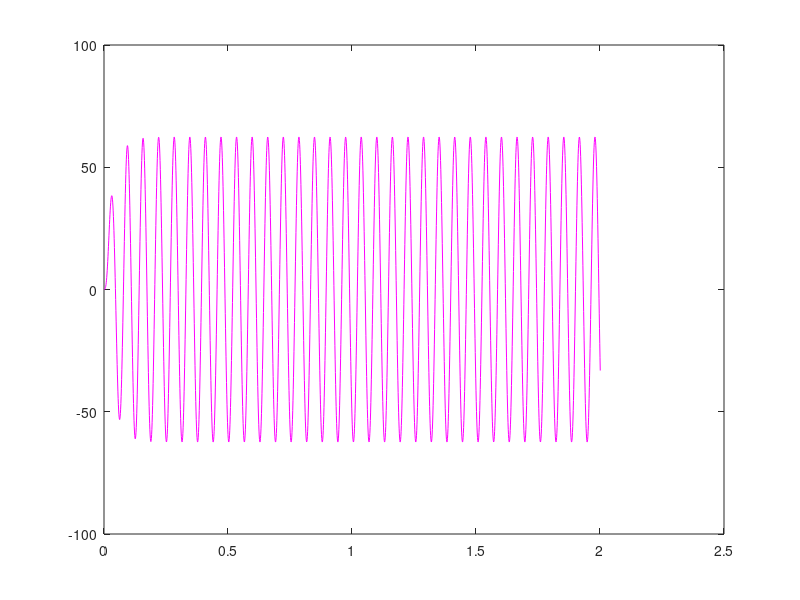
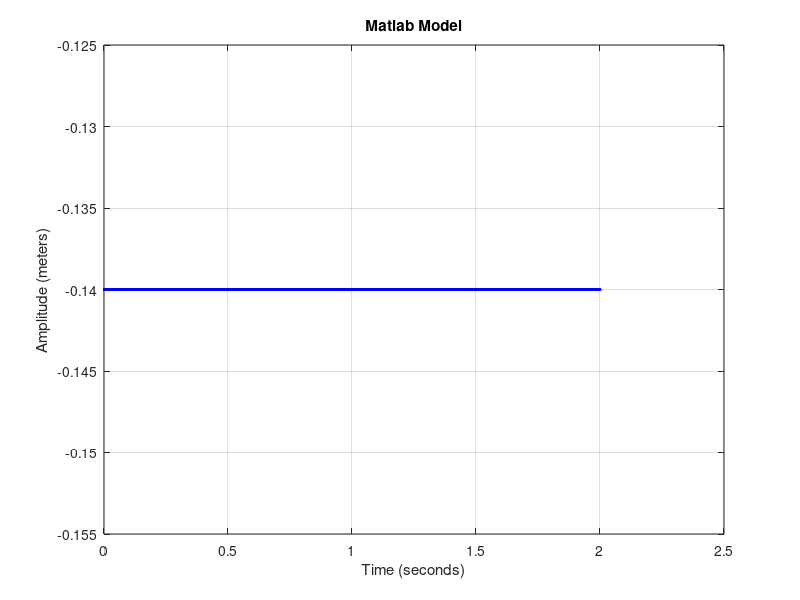

These figures' MATLAB source, in order:
clear all; 
clear all

time = 0; % in seconds
dt = 0.001; % increment of time added at each loop

% system parameters from derived transfer function
num = 354813; %num of transfer function 
mass = 1;  % kg
B = 56.91;  % N-s/m
K = 10000;  % N/m
freq = 100; %frequency in rad/sec
func = num*sin(freq*dt); %sine function 

% index for keeping track of where we are in the array
count = 2;

% initial conditions
xdd(1)=0; % second derivative of x (position)
xd(1)=0; % first derivative of x (position)
x(1)=0; % position
time(1)=0;
f(1)=func;%initializing with sine function 

while time(count-1) < 2
    xdd(count) = (f(count-1)-K*x(count-1)-B*xd(count-1))/mass;
    xd(count) = xd(count-1) + xdd(count)*dt;
    x(count) = x(count-1) + xd(count)*dt;

    % external force
    f(count)=num*sin(freq*time(count-1));
    
    time(count) = time(count-1) + dt;
    count = count + 1;
    
    if func >= 0.14 
        func = 0.14; 
    end 
    if  func <= 0.14 
        func = -0.14;
    end 
end

figure(1)
plot(time,x,'m');

figure(2)
plot(time,func,'b')
grid
xlabel('Time (seconds)')
ylabel('Amplitude (meters)')
title('Matlab Model')




